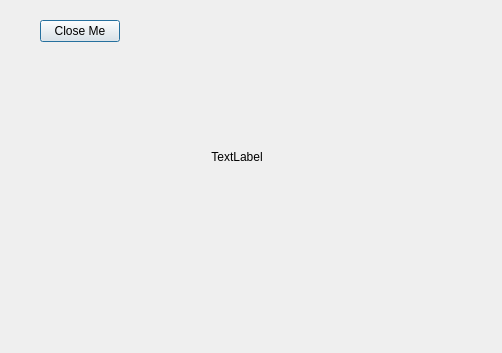
<?xml version="1.0" encoding="UTF-8"?>
<ui version="4.0">
 <class>Dialog_5</class>
 <widget class="QDialog" name="Dialog_5">
  <property name="geometry">
   <rect>
    <x>0</x>
    <y>0</y>
    <width>502</width>
    <height>353</height>
   </rect>
  </property>
  <property name="windowTitle">
   <string>Dialog</string>
  </property>
  <widget class="QPushButton" name="movable_PBtn">
   <property name="geometry">
    <rect>
     <x>40</x>
     <y>20</y>
     <width>80</width>
     <height>22</height>
    </rect>
   </property>
   <property name="text">
    <string>Close Me</string>
   </property>
  </widget>
  <widget class="QLabel" name="label">
   <property name="geometry">
    <rect>
     <x>210</x>
     <y>150</y>
     <width>54</width>
     <height>14</height>
    </rect>
   </property>
   <property name="text">
    <string>TextLabel</string>
   </property>
   <property name="alignment">
    <set>Qt::AlignCenter</set>
   </property>
  </widget>
 </widget>
 <resources/>
 <connections/>
</ui>
